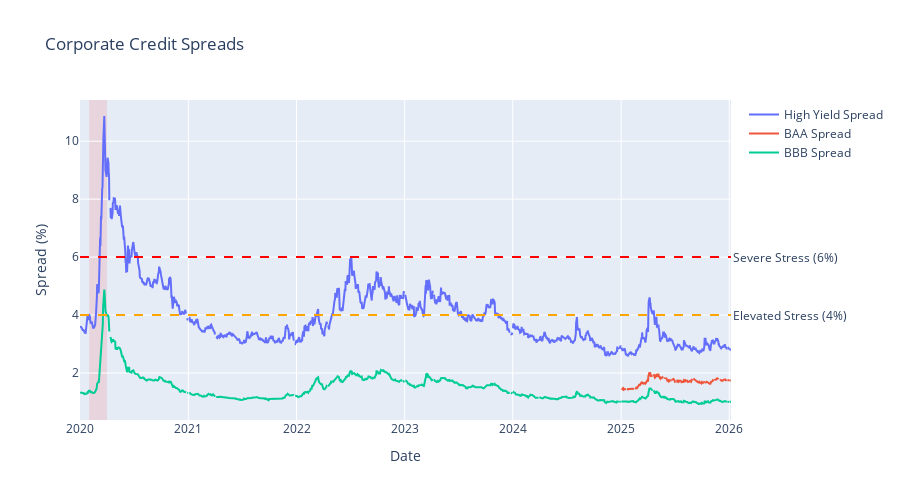

Here is the notebook cell this chart was saved with:
### Markdown cell above
## 💰 Credit Spreads

Corporate bond spreads indicate financial stress.

### Code cell
# Credit spreads
cs = data['credit_spreads']

fig = go.Figure()

# Plot available spreads
if 'HY_Spread' in cs.columns:
    fig.add_trace(go.Scatter(x=cs.index, y=cs['HY_Spread'], mode='lines',
                             name='High Yield Spread', line=dict(width=2)))

if 'BAA_Spread' in cs.columns:
    fig.add_trace(go.Scatter(x=cs.index, y=cs['BAA_Spread'], mode='lines',
                             name='BAA Spread', line=dict(width=2)))

if 'BBB_Spread' in cs.columns:
    fig.add_trace(go.Scatter(x=cs.index, y=cs['BBB_Spread'], mode='lines',
                             name='BBB Spread', line=dict(width=2)))

# Add stress thresholds
fig.add_hline(y=4.0, line_dash="dash", line_color="orange",
              annotation_text="Elevated Stress (4%)", annotation_position="right")
fig.add_hline(y=6.0, line_dash="dash", line_color="red",
              annotation_text="Severe Stress (6%)", annotation_position="right")

# Add recession shading
for _, rec in recessions.iterrows():
    fig.add_vrect(x0=rec['start'], x1=rec['end'], fillcolor="red", opacity=0.1,
                  layer="below", line_width=0)

fig.update_layout(
    title='Corporate Credit Spreads',
    xaxis_title='Date',
    yaxis_title='Spread (%)',
    height=500,
    hovermode='x unified'
)

fig.show()

# Current values
print("\n📊 Current Credit Spreads:")
for col in ['HY_Spread', 'BAA_Spread', 'BBB_Spread']:
    if col in cs.columns:
        current = cs[col].dropna().iloc[-1]
        date = cs[col].dropna().index[-1]
        print(f"  {col}: {current:.2f}% (as of {date.strftime('%Y-%m-%d')})")

### Figure 1 — Plotly figure (JSON) as saved in the notebook; plotly's stock layout.template omitted (floating-point values rounded to 4 significant figures; data arrays with more than 128 entries replaced by an {"elided": "..."} marker saying what was removed)
{"data": [{"line": {"width": 2}, "mode": "lines", "name": "High Yield Spread", "type": "scatter", "x": {"elided": "1591 str values"}, "y": {"elided": "1591 float values"}}, {"line": {"width": 2}, "mode": "lines", "name": "BAA Spread", "type": "scatter", "x": {"elided": "1591 str values"}, "y": {"elided": "1591 float values"}}, {"line": {"width": 2}, "mode": "lines", "name": "BBB Spread", "type": "scatter", "x": {"elided": "1591 str values"}, "y": {"elided": "1591 float values"}}], "layout": {"annotations": [{"showarrow": false, "text": "Elevated Stress (4%)", "x": 1, "xanchor": "left", "xref": "x domain", "y": 4, "yanchor": "middle", "yref": "y"}, {"showarrow": false, "text": "Severe Stress (6%)", "x": 1, "xanchor": "left", "xref": "x domain", "y": 6, "yanchor": "middle", "yref": "y"}], "height": 500, "hovermode": "x unified", "shapes": [{"line": {"color": "orange", "dash": "dash"}, "type": "line", "x0": 0, "x1": 1, "xref": "x domain", "y0": 4, "y1": 4, "yref": "y"}, {"line": {"color": "red", "dash": "dash"}, "type": "line", "x0": 0, "x1": 1, "xref": "x domain", "y0": 6, "y1": 6, "yref": "y"}, {"fillcolor": "red", "layer": "below", "line": {"width": 0}, "opacity": 0.1, "type": "rect", "x0": "2020-02-01T00:00:00", "x1": "2020-04-01T00:00:00", "xref": "x", "y0": 0, "y1": 1, "yref": "y domain"}], "title": {"text": "Corporate Credit Spreads"}, "xaxis": {"title": {"text": "Date"}}, "yaxis": {"title": {"text": "Spread (%)"}}}}
